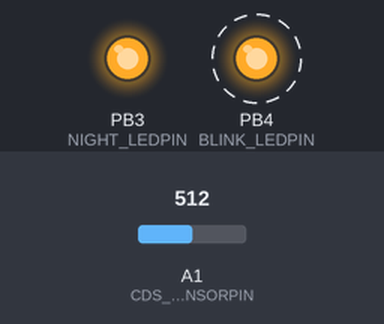
Bench run of a sketch on a simulated ATtiny85, built with avr-gcc and run on an emulated ATtiny85. On the bench: output pins drawn as LEDs (lit = HIGH). Dashed ring = blinking. The test bench sets the inputs (shaded band); at power-on: A1 (CDS_SENSORPIN) = 512.

Above: at 0.9 s.
1.3 s: A1 (CDS_SENSORPIN) set to 493
At 1.7 s:
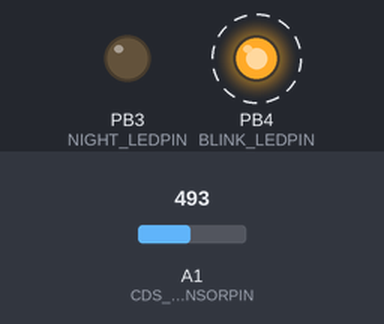
4.3 s: A1 (CDS_SENSORPIN) set to 522
At 4.7 s:
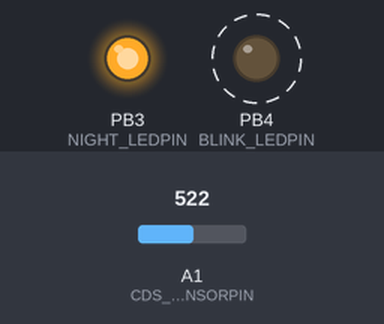
7.3 s: A1 (CDS_SENSORPIN) set to 511
At 7.9 s:
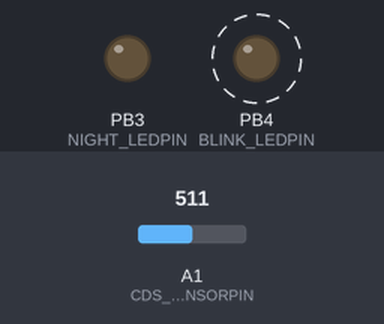
Timing chart, 0 to 16.3 s (numbered marks = the images above; inputs shaded):
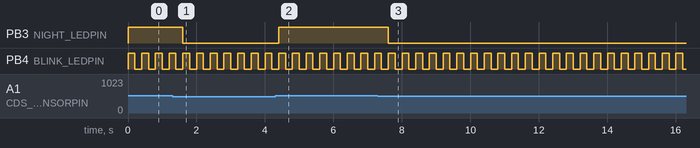

Measured:
- the behaviour switches between 512 and 511 on A1 (CDS_SENSORPIN) (found by bisection; images 0 and 1)
- after the input at 1.3 s, PB3 (NIGHT_LEDPIN): HIGH → LOW after 0.30 s
- after the input at 4.3 s, PB3 (NIGHT_LEDPIN): LOW → HIGH after 0.10 s
- after the input at 7.3 s, PB3 (NIGHT_LEDPIN): HIGH → LOW after 0.30 s
- by itself, PB4 (BLINK_LEDPIN): alternates HIGH for 0.20 s and LOW for 0.20 s

The sketch:

attiny85_led_test.ino
```cpp
#include <SoftwareSerial.h>

const int CDS_SENSORPIN = A1;
const int NIGHT_LEDPIN = 3;
const int BLINK_LEDPIN = 4;

const int RXPIN  = 0;
const int TXPIN  = 1;
SoftwareSerial softSerial(RXPIN, TXPIN);

void setup()
{
  pinMode(NIGHT_LEDPIN, OUTPUT);
  pinMode(BLINK_LEDPIN, OUTPUT);
  pinMode(CDS_SENSORPIN, INPUT);
  softSerial.begin(9600);
}

void loop()
{
  radiate_in_night();
  blink_led();
}

void radiate_in_night() {
  int value = analogRead(CDS_SENSORPIN);
  int is_night = value >= 512;
  digitalWrite(NIGHT_LEDPIN, is_night ? HIGH : LOW);
  if (softSerial.available()) {
    softSerial.write(is_night ? '1' : '0');
  }
}

void blink_led() {
  writePin(BLINK_LEDPIN, HIGH, 200);
  writePin(BLINK_LEDPIN, LOW, 200);
}

void writePin(int pin, int mode, int msec)
{
  digitalWrite(pin, mode);
  delay(msec);
}
```
